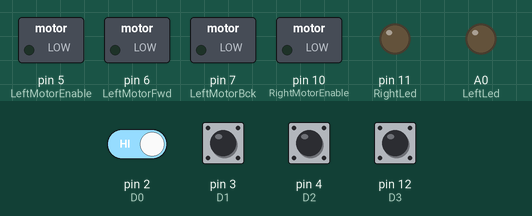
This sketch was run on a simulated Arduino Uno, built with avr-gcc and run on an emulated ATmega328P. On the bench: switched loads named in the sketch (green lamp = pin HIGH), output pins drawn as LEDs (lit = HIGH). The test bench sets the inputs (shaded band); at power-on: pin 2 (D0), pin 3 (D1), pin 4 (D2), pin 12 (D3) HIGH.

Above: at 1.2 s.
1.3 s: pin 12 (D3) pulled LOW for 0.15 s
At 1.6 s:
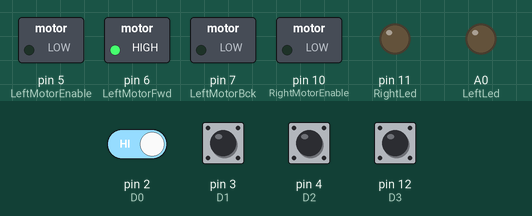
2.9 s: pin 2 (D0) driven LOW and pin 12 (D3) driven LOW
At 4.0 s:
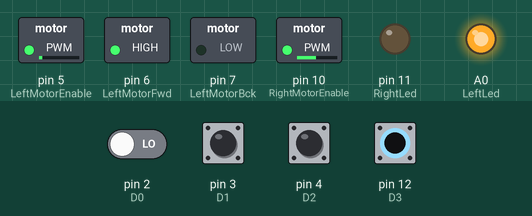
4.4 s: pin 3 (D1) pulled LOW for 1 s
At 5.4 s:
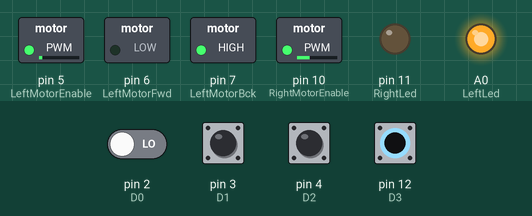
7.4 s: pin 4 (D2) pulled LOW for 1 s
At 8.2 s:
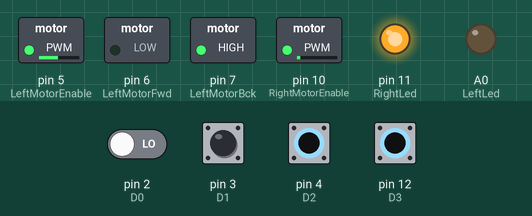
9.9 s: pin 2 (D0) driven HIGH
At 10.8 s:
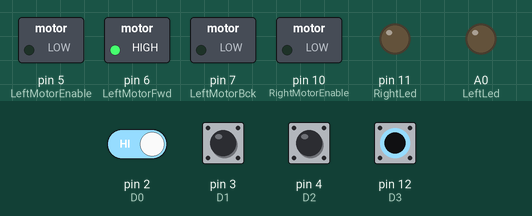
11.7 s: pin 4 (D2) pulled LOW for 0.15 s
At 11.77 s:
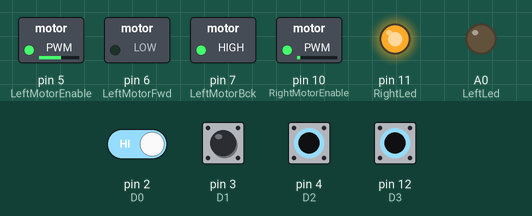
Timing chart, 0 to 14.3 s (numbered marks = the images above; inputs shaded):
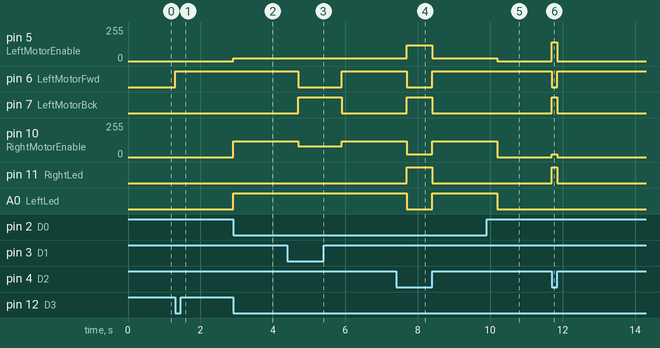

Measured:
- after the input at 1.3 s, pin 6 (LeftMotorFwd): LOW → HIGH at once
- after the input at 2.9 s, pin 5 (LeftMotorEnable): 0/255 → 20/255 at once; pin 10 (RightMotorEnable): 0/255 → 120/255 at once; A0 (LeftLed): LOW → HIGH at once
- after the input at 4.4 s, pin 6 (LeftMotorFwd): HIGH → LOW after 0.30 s, → HIGH 1.2 s later; pin 7 (LeftMotorBck): LOW → HIGH after 0.30 s, → LOW 1.2 s later; pin 10 (RightMotorEnable): 120/255 → 80/255 after 0.30 s, → 120/255 1.2 s later
- after the input at 7.4 s, pin 5 (LeftMotorEnable): 20/255 → 120/255 after 0.30 s, → 20/255 0.70 s later; pin 6 (LeftMotorFwd), A0 (LeftLed): HIGH → LOW after 0.30 s, → HIGH 0.70 s later; pin 7 (LeftMotorBck), pin 11 (RightLed): LOW → HIGH after 0.30 s, → LOW 0.70 s later; pin 10 (RightMotorEnable): 120/255 → 20/255 after 0.30 s, → 120/255 0.70 s later
- after the input at 9.9 s, pin 5 (LeftMotorEnable): 20/255 → 0/255 after 0.30 s; pin 10 (RightMotorEnable): 120/255 → 0/255 after 0.30 s; A0 (LeftLed): HIGH → LOW after 0.30 s
- after the input at 11.7 s, pin 5 (LeftMotorEnable): 0/255 → 140/255 at once, → 0/255 0.15 s later; pin 6 (LeftMotorFwd): HIGH → LOW at once, → HIGH 0.15 s later; pin 7 (LeftMotorBck), pin 11 (RightLed): LOW → HIGH at once, → LOW 0.15 s later; pin 10 (RightMotorEnable): 0/255 → 20/255 at once, → 0/255 0.15 s later

The sketch:

Lane_Detection_Arduino.ino
```cpp
#define LeftMotorFwd 6
#define LeftMotorBck 7      //Left Side MOtor
#define LeftMotorEnable 5


#define RightMotorFwd 8
#define RightMotorBck 9     //Right Side Motor
#define RightMotorEnable 10
#define RightLed 11
#define LeftLed A0


const int D0 = 2;  //Raspberry pin 29 LSB
const int D1 = 3;  //Raspberry Pin 31
const int D2 = 4;  //raspberry pin 33
const int D3 = 12; //raspberry pin 35 MSB

int a,b,c,d,data;

void setup()
{
  pinMode(LeftMotorFwd,OUTPUT);
  pinMode(LeftMotorBck,OUTPUT);
  pinMode(LeftMotorEnable,OUTPUT);
  pinMode(RightLed,OUTPUT);
  pinMode(LeftLed,OUTPUT);

  pinMode(D0, INPUT_PULLUP);
  pinMode(D1, INPUT_PULLUP);
  pinMode(D2, INPUT_PULLUP);
  pinMode(D3, INPUT_PULLUP);

}

void Data()
 {
   a = digitalRead(D0);
   b = digitalRead(D1);
   c = digitalRead(D2);
   d = digitalRead(D3);

   data = 8*d+4*c+2*b+a;   // converting binary to decimal
   }

 void Forward()
 {
    analogWrite(LeftMotorEnable,55);
    analogWrite(RightMotorEnable,55);
    digitalWrite(LeftMotorFwd,LOW);
    digitalWrite(RightMotorFwd,LOW);
    digitalWrite(LeftMotorBck,HIGH);
    digitalWrite(RightMotorBck,HIGH);
 }
void Backward()
 {
    analogWrite(LeftMotorEnable,55);
    analogWrite(RightMotorEnable,55);
    digitalWrite(LeftMotorFwd,HIGH);
    digitalWrite(RightMotorFwd,HIGH);
    digitalWrite(LeftMotorBck,LOW);
    digitalWrite(RightMotorBck,LOW);

 }

 void Stop()
 {
    analogWrite(LeftMotorEnable,0);
    analogWrite(RightMotorEnable,0);
    digitalWrite(LeftMotorFwd,HIGH);
    digitalWrite(RightMotorFwd,HIGH);
    digitalWrite(LeftMotorBck,LOW);
    digitalWrite(RightMotorBck,LOW);

 }

//------------------------------------Right--------------------------------------------------------
 void MoveRight1()
 {
    analogWrite(LeftMotorEnable,90);
    analogWrite(RightMotorEnable,20);
    digitalWrite(LeftMotorFwd,LOW);
    digitalWrite(LeftMotorBck,HIGH);

    digitalWrite(RightMotorFwd,LOW);
    digitalWrite(RightMotorBck,HIGH);
 }
 void MoveRight2()
 {
    analogWrite(LeftMotorEnable,120);
    analogWrite(RightMotorEnable,20);
    digitalWrite(LeftMotorFwd,LOW);
    digitalWrite(LeftMotorBck,HIGH);

    digitalWrite(RightMotorFwd,LOW);
    digitalWrite(RightMotorBck,HIGH);
 }
 void MoveRight3()
 {
    analogWrite(LeftMotorEnable,140);
    analogWrite(RightMotorEnable,20);
    digitalWrite(LeftMotorFwd,LOW);
    digitalWrite(LeftMotorBck,HIGH);

    digitalWrite(RightMotorFwd,LOW);
    digitalWrite(RightMotorBck,HIGH);
 }

//------------------------------------Left----------------------------------------------

 void MoveLeft1()
 {
    analogWrite(LeftMotorEnable,20);
    analogWrite(RightMotorEnable,80);
    digitalWrite(LeftMotorFwd,LOW);
    digitalWrite(RightMotorFwd,LOW);
    digitalWrite(LeftMotorBck,HIGH);
    digitalWrite(RightMotorBck,HIGH);
 }
 void MoveLeft2()
 {
    analogWrite(LeftMotorEnable,20);
    analogWrite(RightMotorEnable,100);
    digitalWrite(LeftMotorFwd,HIGH);
    digitalWrite(RightMotorFwd,LOW);
    digitalWrite(LeftMotorBck,LOW);
    digitalWrite(RightMotorBck,HIGH);
 }
 void MoveLeft3()
 {
    analogWrite(LeftMotorEnable,20);
    analogWrite(RightMotorEnable,120);
    digitalWrite(LeftMotorFwd,HIGH);
    digitalWrite(RightMotorFwd,LOW);
    digitalWrite(LeftMotorBck,LOW);
    digitalWrite(RightMotorBck,HIGH);
 }
 //-------------------------------------------------------------------------------------------------------------
void loop() {

//Backward();
//delay(1000);
//Forward();
//delay(1000);
//
//MoveRight1();
//delay(1000);
//
//MoveRight2();
//delay(1000);

//MoveRight3();
//delay(1000);


  Data();      // ------->->->->->->-> reading data


  //------------------------------------------start of main-----------------------------------------------

  if(data==0)
  {
    Forward();
      digitalWrite(RightLed,1);
      analogWrite(LeftLed,255);

 }
   else if(data==1)
   {
     MoveRight1();
     analogWrite(LeftLed,0);
     digitalWrite(RightLed,HIGH);

   }

  else if(data==2)
   {
     MoveRight2();
     analogWrite(LeftLed,0);
     digitalWrite(RightLed,HIGH);


   }

  else if(data==3)
   {
     MoveRight3();
     analogWrite(LeftLed,0);
     digitalWrite(RightLed,HIGH);

   }

  else if(data==4)
   {
     MoveLeft1();
              digitalWrite(RightLed,LOW);
              analogWrite(LeftLed,255);

     delay(600);

   }
  else if(data==5)
   {
     MoveLeft2();
     analogWrite(LeftLed,255);
           digitalWrite(RightLed,LOW);

     delay(600);
   }

  else if(data==6)
   {
     MoveLeft3();
     analogWrite(LeftLed,255);
            digitalWrite(RightLed,LOW);

     delay(600);
  }

  else if (data==7)
   {
     Stop();
     digitalWrite(RightLed,0);
     analogWrite(LeftLed,0);
   }
  // -------------------------------------end of mian--------------------------------------------------


}
```
